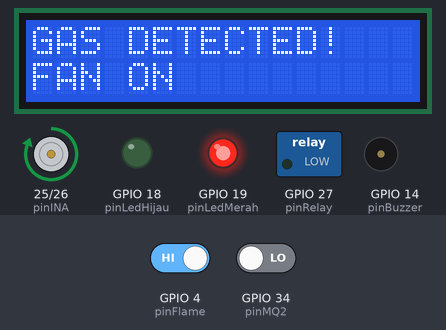
Bench run of a sketch on a simulated ESP32. Shown: 16×2 character LCD, motor-driver pin pairs drawn as motors (green arrow = first pin HIGH = forward, orange = second pin HIGH = backward, longer = more drive), switched loads named in the sketch (green lamp = pin HIGH), output pins drawn as LEDs (lit = HIGH), buzzer (waves = sounding, pin HIGH). The inputs (shaded band) are chosen by the test bench; at power-on: GPIO 4 (pinFlame) HIGH, GPIO 34 (pinMQ2) LOW. What the sketch prints to the serial monitor is not drawn.

Above: at 3.02 s.
3.3 s: GPIO 4 (pinFlame) driven LOW
At 3.77 s:
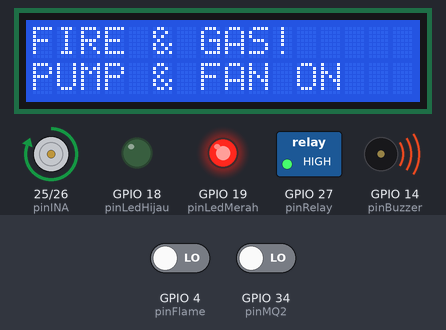
5.3 s: GPIO 34 (pinMQ2) driven HIGH
At 5.59 s:
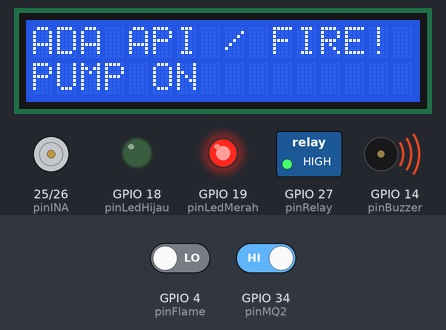
7.4 s: GPIO 4 (pinFlame) driven HIGH
At 8.1 s:
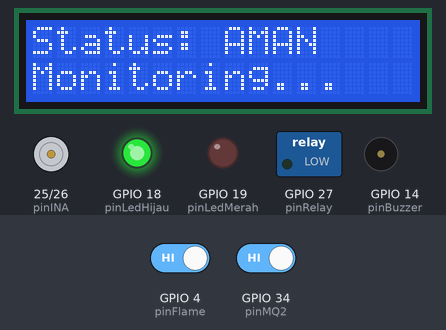
9.1 s: GPIO 34 (pinMQ2) driven LOW
At 9.36 s:
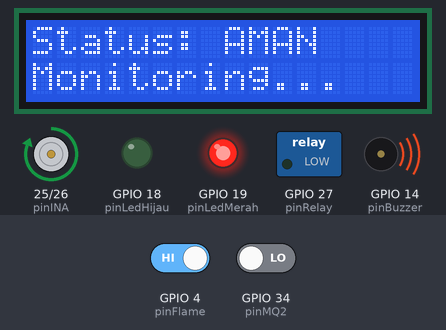
10.7 s: GPIO 34 (pinMQ2) driven HIGH
At 10.95 s:
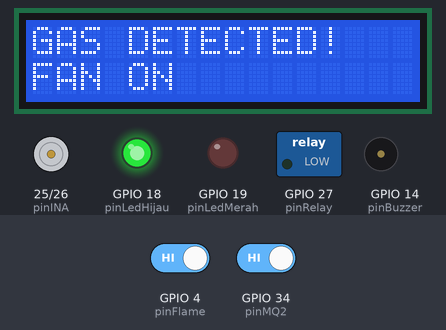
12.5 s: GPIO 4 (pinFlame) driven LOW
At 12.63 s:
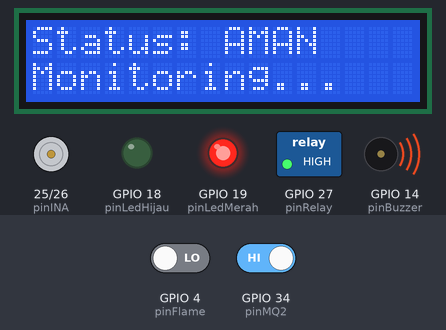
Timing chart, 0 to 15.2 s (numbered marks = the images above; inputs shaded):
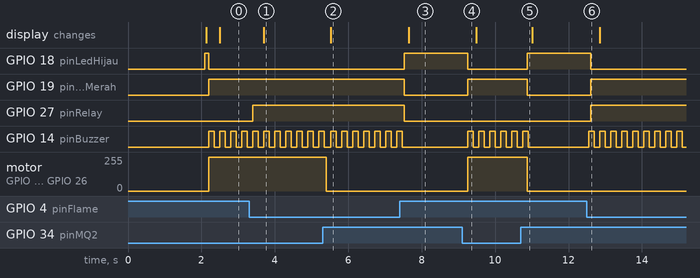

Measured:
- after the input at 3.3 s, GPIO 27 (pinRelay): LOW → HIGH after 0.10 s; the display: changes after 0.40 s (image 1)
- after the input at 5.3 s, motor on GPIO 25 (pinINA) / GPIO 26 (pinINB): forward 255/255 → stopped after 0.10 s; the display: changes after 0.22 s (image 2)
- after the input at 7.4 s, GPIO 18 (pinLedHijau): LOW → HIGH after 0.12 s; GPIO 19 (pinLedMerah), GPIO 27 (pinRelay): HIGH → LOW after 0.12 s; GPIO 14 (pinBuzzer): goes on until 7.5 s, then stays LOW; the display: changes after 0.25 s (image 3)
- after the input at 9.1 s, GPIO 18 (pinLedHijau): HIGH → LOW after 0.15 s; GPIO 19 (pinLedMerah): LOW → HIGH after 0.15 s; GPIO 14 (pinBuzzer): alternates HIGH for 0.15 s and LOW for 0.15 s, starting after 0.15 s; motor on GPIO 25 (pinINA) / GPIO 26 (pinINB): stopped → forward 255/255 after 0.15 s
- after the input at 10.7 s, GPIO 18 (pinLedHijau): LOW → HIGH after 0.18 s; GPIO 19 (pinLedMerah): HIGH → LOW after 0.18 s; GPIO 14 (pinBuzzer): goes on until 10.9 s, then stays LOW; motor on GPIO 25 (pinINA) / GPIO 26 (pinINB): forward 255/255 → stopped after 0.18 s
- after the input at 12.5 s, GPIO 18 (pinLedHijau): HIGH → LOW after 0.11 s; GPIO 19 (pinLedMerah), GPIO 27 (pinRelay): LOW → HIGH after 0.11 s; GPIO 14 (pinBuzzer): alternates HIGH for 0.15 s and LOW for 0.15 s, starting after 0.05 s
- by itself, GPIO 14 (pinBuzzer): alternates HIGH for 0.15 s and LOW for 0.15 s

The sketch:

SoourcerCode.ino
```cpp
#include <Wire.h>
#include <LiquidCrystal_I2C.h>
#include "freertos/FreeRTOS.h"
#include "freertos/task.h"
#include "freertos/semphr.h"

LiquidCrystal_I2C lcd(0x27, 16, 2);

const int pinFlame    = 4;
const int pinMQ2      = 34;
const int pinINA      = 25;
const int pinINB      = 26;
const int pinRelay    = 27;
const int pinBuzzer   = 14;
const int pinLedHijau = 18;
const int pinLedMerah = 19;

volatile bool adaApi = false;
volatile bool adaGas = false;

SemaphoreHandle_t mutexLCD;

void taskSensor(void *pvParameters) {
  for (;;) {
    adaApi = (digitalRead(pinFlame) == LOW);
    adaGas = (digitalRead(pinMQ2)   == LOW);
    Serial.print("Api: "); Serial.print(adaApi);
    Serial.print(" | Gas: "); Serial.println(adaGas);
    vTaskDelay(pdMS_TO_TICKS(100));
  }
}

void taskAktuator(void *pvParameters) {
  for (;;) {
    if (adaApi && adaGas) {
      digitalWrite(pinLedHijau, LOW);
      digitalWrite(pinLedMerah, HIGH);
      digitalWrite(pinRelay,    HIGH);
      digitalWrite(pinINA,      HIGH);
      digitalWrite(pinINB,      LOW);
    } else if (adaApi) {
      digitalWrite(pinLedHijau, LOW);
      digitalWrite(pinLedMerah, HIGH);
      digitalWrite(pinRelay,    HIGH);
      digitalWrite(pinINA,      LOW);
      digitalWrite(pinINB,      LOW);
    } else if (adaGas) {
      digitalWrite(pinLedHijau, LOW);
      digitalWrite(pinLedMerah, HIGH);
      digitalWrite(pinRelay,    LOW);
      digitalWrite(pinINA,      HIGH);
      digitalWrite(pinINB,      LOW);
    } else {
      digitalWrite(pinINA,      LOW);
      digitalWrite(pinINB,      LOW);
      digitalWrite(pinRelay,    LOW);
      digitalWrite(pinLedHijau, HIGH);
      digitalWrite(pinLedMerah, LOW);
    }
    vTaskDelay(pdMS_TO_TICKS(100));
  }
}

void taskBuzzer(void *pvParameters) {
  for (;;) {
    if (adaApi || adaGas) {
      digitalWrite(pinBuzzer, HIGH);
      vTaskDelay(pdMS_TO_TICKS(150));
      digitalWrite(pinBuzzer, LOW);
      vTaskDelay(pdMS_TO_TICKS(150));
    } else {
      digitalWrite(pinBuzzer, LOW);
      vTaskDelay(pdMS_TO_TICKS(100));
    }
  }
}

void taskLCD(void *pvParameters) {
  String baris1Lama = "";
  for (;;) {
    String baris1, baris2;
    if (adaApi && adaGas) {
      baris1 = "FIRE & GAS!     ";
      baris2 = "PUMP & FAN ON   ";
    } else if (adaApi) {
      baris1 = "ADA API / FIRE! ";
      baris2 = "PUMP ON         ";
    } else if (adaGas) {
      baris1 = "GAS DETECTED!   ";
      baris2 = "FAN ON          ";
    } else {
      baris1 = "Status: AMAN    ";
      baris2 = "Monitoring...   ";
    }
    if (baris1 != baris1Lama) {
      baris1Lama = baris1;
      if (xSemaphoreTake(mutexLCD, pdMS_TO_TICKS(100)) == pdTRUE) {
        lcd.setCursor(0, 0); lcd.print(baris1);
        lcd.setCursor(0, 1); lcd.print(baris2);
        xSemaphoreGive(mutexLCD);
      }
    }
    vTaskDelay(pdMS_TO_TICKS(300));
  }
}

void setup() {
  Serial.begin(115200);
  pinMode(pinFlame,    INPUT_PULLUP);
  pinMode(pinMQ2,      INPUT);
  pinMode(pinINA,      OUTPUT);
  pinMode(pinINB,      OUTPUT);
  pinMode(pinRelay,    OUTPUT);
  pinMode(pinBuzzer,   OUTPUT);
  pinMode(pinLedHijau, OUTPUT);
  pinMode(pinLedMerah, OUTPUT);
  Wire.begin(21, 22);
  lcd.init();
  lcd.backlight();
  lcd.setCursor(0, 0); lcd.print("  SYSTEM READY  ");
  lcd.setCursor(0, 1); lcd.print("Initializing... ");
  delay(2000);
  lcd.clear();
  digitalWrite(pinINA,      LOW);
  digitalWrite(pinINB,      LOW);
  digitalWrite(pinRelay,    LOW);
  digitalWrite(pinBuzzer,   LOW);
  digitalWrite(pinLedHijau, HIGH);
  digitalWrite(pinLedMerah, LOW);
  mutexLCD = xSemaphoreCreateMutex();
  xTaskCreate(taskSensor,   "Sensor",   2048, NULL, 3, NULL);
  xTaskCreate(taskAktuator, "Aktuator", 2048, NULL, 2, NULL);
  xTaskCreate(taskBuzzer,   "Buzzer",   1024, NULL, 2, NULL);
  xTaskCreate(taskLCD,      "LCD",      2048, NULL, 1, NULL);
  Serial.println("RTOS Tasks started!");
}

void loop() {
  vTaskDelay(pdMS_TO_TICKS(1000));
}
```
